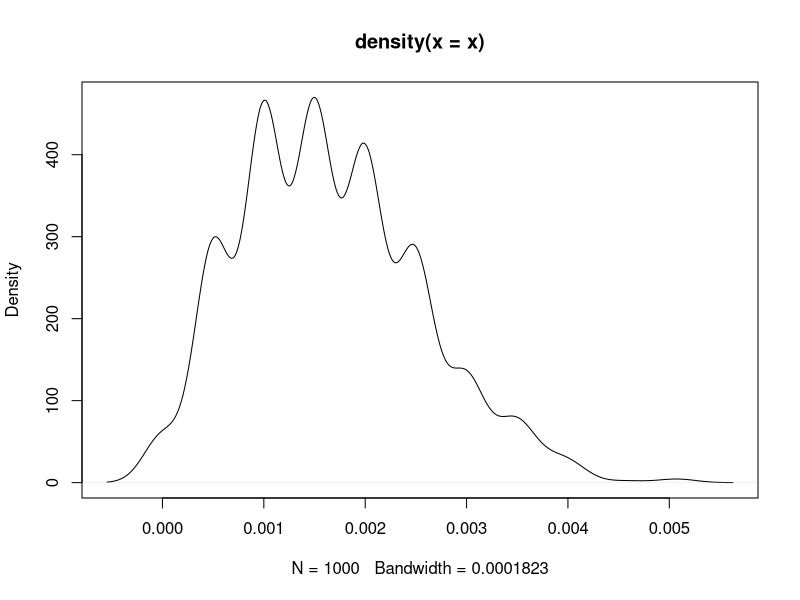
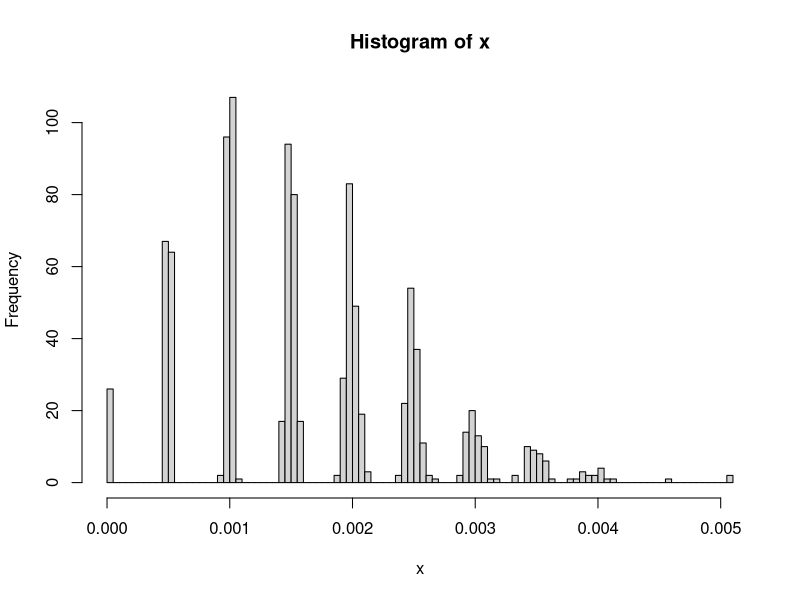

The R source for these figures, in order:
#################################################################
# Simulating Bayes Rule
# Lab 1, 8.9.14
# Quant III, Elad Zippory
#################################################################


# Aa motivation for simlations (and for those who do not buy the importance of 
# informative priors), let's say I don't know Bayes rule. Here is a classic example:
# A doctor tells a patient: I got bad news and good news. The bad news is that 
# according to a blood test you have cancer, with a true positive probability of .98.
# The good news is this cancer is very rare (1/30k)

# So, the probabilities are:
# P(D=1)=1/30k
# P(D=0)=1-1/30k
# P(T=1|D=1)=0.98
# P(T=1|D=0)=0.02

# WTS: (D=1|T=1)
# but we do not know\believe Bayes rule and want to do a simulation.

rm(list=ls())
set.seed(1212)

# size of the population
N=100000

# the two variables of interest
diagnosis=numeric(N)
sick=numeric(N)

# probability of cancer
pie_sick=1/30000
pie_test=0.98

# numer of iterations
ITER=1000
x=numeric(ITER)

for (i in 1:ITER)
{
  sick=rbinom(n = N,size = 1,pie_sick)
  
  diagnosis[which(sick==1)]=rbinom(n=length(which(sick==1)),size=1,prob=pie_test)
  diagnosis[which(sick==0)]=rbinom(n=length(which(sick==0)),size=1,prob=(1-pie_test))
  
  x[i]=sum(sick[diagnosis==1]==1)/sum(diagnosis==1)
  
}


mean(x) # compare with the analytical solution
sd(x)
plot(density(x))
hist(x,breaks = 100)

# weird right? what is the reason for this? 
# ANS: P(D=1) is very small, which creates sampling issues for such a small population.
# increase the population to get a proper distribution, but keep in mind that the mean is correct.


  